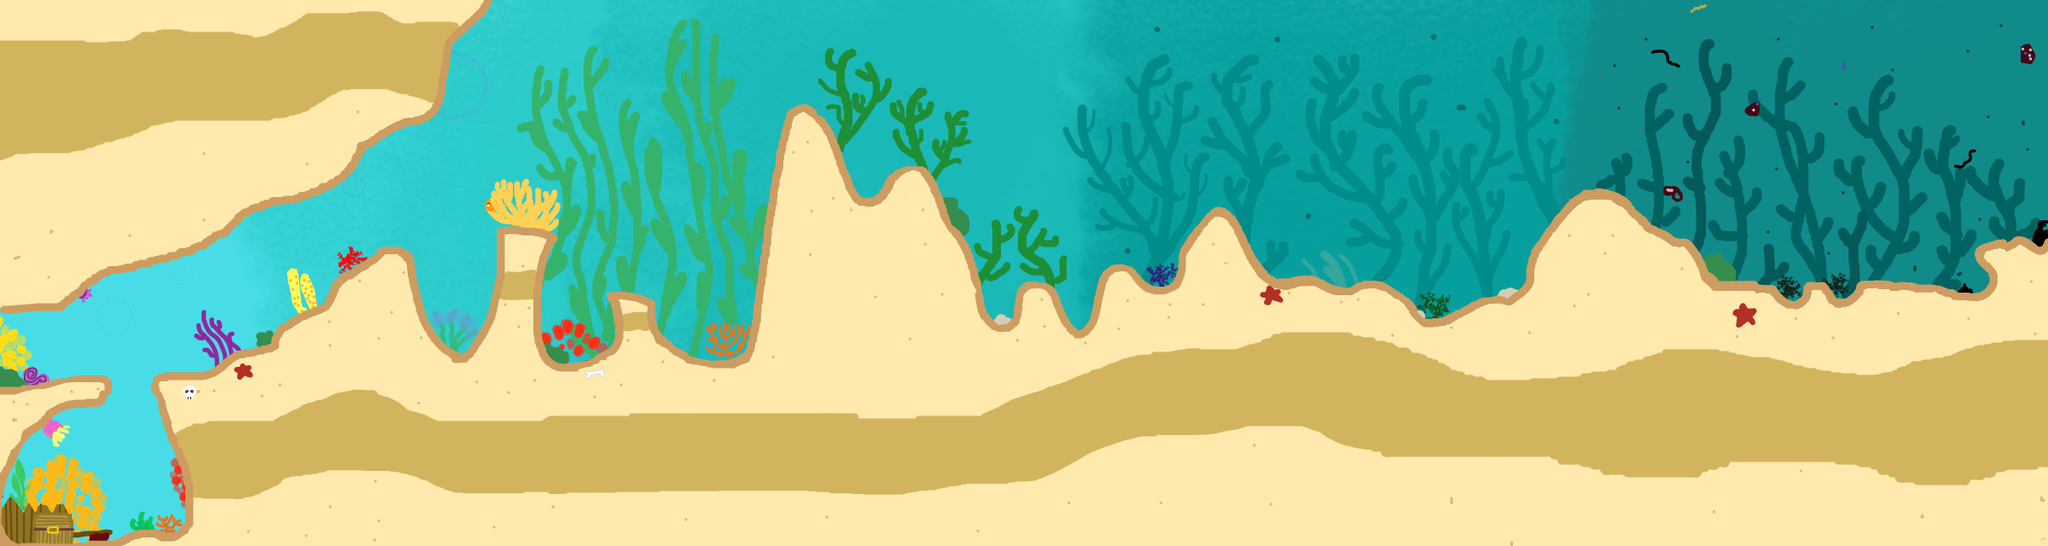

Rendered tile map (Tiled .tmx) drawn with the repository's tilesets; below, a short description and the map source with its tile grids summarised:
An orthogonal 300x80 tile map with 8x8 px tiles, 1 tile layer (Tile Layer 1).

<map version="1.10" tiledversion="1.11.2" orientation="orthogonal" renderorder="right-down" width="300" height="80" tilewidth="8" tileheight="8" infinite="0" nextlayerid="2" nextobjectid="1">
 <tileset firstgid="1" name="dirtyseatiles" tilewidth="8" tileheight="8" tilecount="24000" columns="300">
  <image source="dsea.png" width="2400" height="640" />
 </tileset>
 <layer id="1" name="Tile Layer 1" width="300" height="80">
  <data>[24000 cells, 24000 non-empty, 24000 distinct tile ids]</data>
 </layer>
</map>